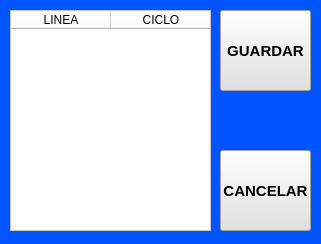
<?xml version="1.0" encoding="UTF-8"?>
<ui version="4.0">
 <class>modificarCiclos</class>
 <widget class="QWidget" name="modificarCiclos">
  <property name="geometry">
   <rect>
    <x>0</x>
    <y>0</y>
    <width>321</width>
    <height>244</height>
   </rect>
  </property>
  <property name="windowTitle">
   <string>Form</string>
  </property>
  <property name="styleSheet">
   <string notr="true">background-color: rgb(0, 85, 255);</string>
  </property>
  <widget class="QPushButton" name="pushButton">
   <property name="geometry">
    <rect>
     <x>220</x>
     <y>10</y>
     <width>91</width>
     <height>81</height>
    </rect>
   </property>
   <property name="font">
    <font>
     <pointsize>11</pointsize>
     <weight>75</weight>
     <bold>true</bold>
    </font>
   </property>
   <property name="styleSheet">
    <string notr="true">background-color: rgb(225, 225, 225);</string>
   </property>
   <property name="text">
    <string>GUARDAR</string>
   </property>
  </widget>
  <widget class="QLabel" name="label">
   <property name="geometry">
    <rect>
     <x>20</x>
     <y>20</y>
     <width>46</width>
     <height>13</height>
    </rect>
   </property>
   <property name="text">
    <string/>
   </property>
  </widget>
  <widget class="QTableWidget" name="tableWidget">
   <property name="geometry">
    <rect>
     <x>10</x>
     <y>10</y>
     <width>201</width>
     <height>221</height>
    </rect>
   </property>
   <property name="minimumSize">
    <size>
     <width>201</width>
     <height>221</height>
    </size>
   </property>
   <property name="maximumSize">
    <size>
     <width>201</width>
     <height>221</height>
    </size>
   </property>
   <property name="font">
    <font>
     <weight>50</weight>
     <bold>false</bold>
    </font>
   </property>
   <property name="styleSheet">
    <string notr="true">background-color: rgb(255, 255, 255);</string>
   </property>
   <property name="inputMethodHints">
    <set>Qt::ImhDigitsOnly</set>
   </property>
   <property name="frameShape">
    <enum>QFrame::StyledPanel</enum>
   </property>
   <property name="frameShadow">
    <enum>QFrame::Sunken</enum>
   </property>
   <property name="midLineWidth">
    <number>0</number>
   </property>
   <property name="verticalScrollBarPolicy">
    <enum>Qt::ScrollBarAsNeeded</enum>
   </property>
   <property name="horizontalScrollBarPolicy">
    <enum>Qt::ScrollBarAlwaysOff</enum>
   </property>
   <property name="editTriggers">
    <set>QAbstractItemView::AnyKeyPressed|QAbstractItemView::CurrentChanged|QAbstractItemView::EditKeyPressed</set>
   </property>
   <property name="alternatingRowColors">
    <bool>true</bool>
   </property>
   <property name="selectionMode">
    <enum>QAbstractItemView::NoSelection</enum>
   </property>
   <property name="selectionBehavior">
    <enum>QAbstractItemView::SelectRows</enum>
   </property>
   <property name="textElideMode">
    <enum>Qt::ElideMiddle</enum>
   </property>
   <attribute name="horizontalHeaderCascadingSectionResizes">
    <bool>false</bool>
   </attribute>
   <attribute name="horizontalHeaderShowSortIndicator" stdset="0">
    <bool>false</bool>
   </attribute>
   <attribute name="verticalHeaderVisible">
    <bool>false</bool>
   </attribute>
   <attribute name="verticalHeaderCascadingSectionResizes">
    <bool>false</bool>
   </attribute>
   <column>
    <property name="text">
     <string>LINEA</string>
    </property>
   </column>
   <column>
    <property name="text">
     <string>CICLO</string>
    </property>
   </column>
  </widget>
  <widget class="QPushButton" name="pushButton_2">
   <property name="geometry">
    <rect>
     <x>220</x>
     <y>150</y>
     <width>91</width>
     <height>81</height>
    </rect>
   </property>
   <property name="font">
    <font>
     <pointsize>11</pointsize>
     <weight>75</weight>
     <bold>true</bold>
    </font>
   </property>
   <property name="styleSheet">
    <string notr="true">background-color: rgb(225, 225, 225);</string>
   </property>
   <property name="text">
    <string>CANCELAR</string>
   </property>
  </widget>
 </widget>
 <resources/>
 <connections/>
</ui>
